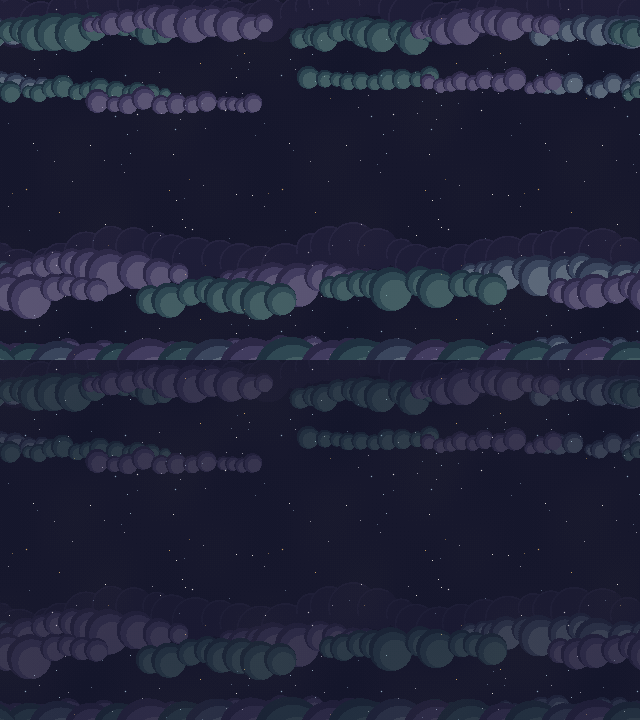
#> input picture art-src/space/work/puffs-a-view.png, 1280 x 1440 px (shown at 1/2 size)
$ python nebula_cumulus.py ../work/puffs-a-view.png out.png
#> lines starting #> are read from the running program, lines starting #| are printed output that depends on the picture; after the words box and inside, x2 and y2 are one past the last pixel; in counts of white or black regions, pixels touching at a corner belong together
### art-src/space/scripts/nebula_true.py
"""Rebuild the nebula parallax layer at TRUE 640x360 art resolution (1 art px per file px). Dev tooling only.

Round-2 replacement for nebula.py (which collapsed the layer onto a 2x2 grid, i.e. 320x180 effective art).

  1. Gaussian-blur the raw generation (clouds on flat black) to erase its coarse ~6 px pixel grid and
     checker-dither fringe. Over black the RGB is already premultiplied, so blurring it is exact.
  2. Cover-fit to (640 + BLEND) x 360 with a box filter -> a smooth source at the true target resolution.
  3. Alpha from brightness over black (floor/knee), colour un-premultiplied so faint wisps keep their hue.
  4. Horizontal seam: min-cost vertical quilting path through the overlap (cols [0,BLEND) vs [640,640+BLEND)),
     feathered a few px on the smooth source, so the wrap at x=639 -> x=0 is exact.
  5. Top/bottom EDGE rows fade to fully transparent (smoothstep), so an exposed band edge is invisible.
  6. Re-pixelize: colour -> adaptive palette (no dither => stepped colour bands);
     alpha -> a few stepped levels with a narrow 1 px ordered-dither transition between steps.

    python art-src/space/scripts/nebula_true.py <raw.png> <out.png> [--max-alpha 0.5] [--colors 28]
"""

from __future__ import annotations

import argparse
import math
from pathlib import Path

from PIL import Image, ImageFilter

W, H = 640, 360
BAYER4 = [
    [0, 8, 2, 10],
    [12, 4, 14, 6],
    [3, 11, 1, 9],
    [15, 7, 13, 5],
]


def smoothstep(t: float) -> float:
    t = min(1.0, max(0.0, t))
    return t * t * (3 - 2 * t)


def quilt_seam(src, blend: int) -> list[int]:
    """Per-row cut column inside the overlap; left of it the overflow columns (continuing from x=W-1) are shown."""
    cols, rows = blend, H
    acc = [[0.0] * cols for _ in range(rows)]
    back = [[0] * cols for _ in range(rows)]
    for r in range(rows):
        for c in range(cols):
            p, q = src[c, r], src[c + W, r]
            cost = sum(abs(p[i] - q[i]) for i in range(3)) + 0.15 * abs(c - cols / 2)
            if r == 0:
                acc[r][c] = cost
                continue
            best, bc = None, c
            for dc in (-1, 0, 1):
                k = c + dc
                if 0 <= k < cols and (best is None or acc[r - 1][k] < best):
                    best, bc = acc[r - 1][k], k
            acc[r][c] = cost + (best or 0.0)
            back[r][c] = bc
    c = min(range(cols), key=lambda k: acc[rows - 1][k])
    path = [0] * rows
    for r in range(rows - 1, -1, -1):
        path[r] = c
        c = back[r][c]
    return path


# [127 lines left out: functions quantize_with_warm, main, not called in this run]


# [2 lines that do not run on import are left out]

### art-src/space/scripts/nebula_cumulus.py
"""Rebuild the nebula as STEPPED CUMULUS at true 640x360 art resolution. Dev tooling only (round 3).

Round-2 (nebula_true.py) kept the raw's soft density as 5 partial-alpha levels, which read as haze.
This keeps the same composition (top + bottom bands, calm empty middle, amber top-left rims on the
left plum clouds) but re-authors the tone as flat cel steps with hard 1 px edges:

  1. Smooth premultiplied source at 640(+overlap)x360 from the raw on black (median + blur erase the
     raw's own pixel grid), seam-quilted exactly like nebula_true.py so x=639 -> x=0 wraps.
  2. Density field D (max channel), blurred wrap-aware, times a scalloped top/bottom envelope so the
     silhouette curls away into rounded cloud tops before the edge (the layer is vertically mirrored
     at runtime, so the edge rows must be empty).
  3. Silhouette = D > t_body. Contours of the blurred field give rounded lobe outlines.
  4. Shading = density + a lighting term from the gradient of a broader blur of D (light from the
     top-left), quantized into 3 flat body steps (shadow / mid / light). A 4th step, the rim, is a
     1-2 px lit lip on every top-left facing edge of the silhouette and of each light lobe.
  5. Hue family (plum / teal / dusk, amber where the raw had warm rims) from the un-premultiplied
     colour, mode-filtered into coherent regions; each family has a hand-picked 4-step ramp.
  6. Cleanup: islands smaller than a few px are absorbed (mode filter on the level map) so every step
     edge is a clean stepped 1 px line, no fuzzy fringe, no dither noise.
  7. Alpha is flat per step (shadow < mid < light = rim <= ALPHA_MAX), never a soft ramp.

    python art-src/space/scripts/nebula_cumulus.py <raw.png> <out.png> [options]
"""

from __future__ import annotations

import argparse
import math
import sys
from pathlib import Path

import numpy as np
from PIL import Image, ImageFilter

sys.path.insert(0, str(Path(__file__).resolve().parent))
from nebula_true import quilt_seam, smoothstep  # noqa: E402

W, H = 640, 360
ALPHA_MAX = 127

# shadow, mid, light, rim (rgb). Muted, from the design tokens (plum #9B8FB8, dusk-blue #9EB6C4, teal #6FA39A, amber #D4A055).
RAMPS: dict[str, list[tuple[int, int, int]]] = {
    "plum": [(64, 54, 96), (100, 88, 138), (148, 134, 180), (196, 184, 220)],
    "teal": [(40, 72, 84), (66, 110, 114), (106, 158, 150), (164, 206, 192)],
    "dusk": [(52, 64, 94), (88, 108, 138), (142, 168, 186), (200, 218, 228)],
    "amber": [(64, 54, 96), (106, 88, 132), (176, 140, 132), (226, 178, 108)],
}
FAMILIES = ["plum", "teal", "dusk", "amber"]
BACK = (44, 40, 72)


def wrap_blur(arr: np.ndarray, radius: float) -> np.ndarray:
    """Separable Gaussian blur (sigma = radius) that wraps horizontally and clamps vertically."""
    if radius <= 0:
        return arr.astype(np.float64).copy()
    k = int(math.ceil(radius * 3))
    xs = np.arange(-k, k + 1, dtype=np.float64)
    ker = np.exp(-0.5 * (xs / radius) ** 2)
    ker /= ker.sum()
    a = arr.astype(np.float64)
    out = np.zeros_like(a)
    for i, w in zip(range(-k, k + 1), ker):
        out += w * np.roll(a, i, axis=1)
    pad = np.concatenate([np.repeat(out[:1], k, 0), out, np.repeat(out[-1:], k, 0)], axis=0)
    res = np.zeros_like(a)
    for i, w in zip(range(2 * k + 1), ker):
        res += w * pad[i : i + a.shape[0]]
    return res


def wrap_mode(lab: np.ndarray, size: int) -> np.ndarray:
    pad = np.concatenate([lab[:, -16:], lab, lab[:, :16]], axis=1).astype(np.uint8)
    out = np.array(Image.fromarray(pad, mode="L").filter(ImageFilter.ModeFilter(size)))
    return out[:, 16 : 16 + W]


def smooth_source(raw_path: Path, blend: int, median: int, blur: float, squash: float, feather: int) -> np.ndarray:
#> called with blend = 192, median = 7, blur = 2.5, squash = 0.82, feather = 6
    raw = Image.open(raw_path).convert("RGB")
    if median > 1:
        raw = raw.filter(ImageFilter.MedianFilter(median))
    if blur > 0:
        raw = raw.filter(ImageFilter.GaussianBlur(blur))
    tw = W + blend
    scale = max(tw / raw.width, H / raw.height)
#> scale = 0.65
    nw, nh = round(raw.width * scale), max(H, round(raw.height * scale * squash))
#> nw = 832; nh = 768
    sm = raw.resize((nw, nh), Image.Resampling.BOX)
    left, top = (nw - tw) // 2, (nh - H) // 2
#> left = 0; top = 204
    sm = sm.crop((left, top, left + tw, top + H))
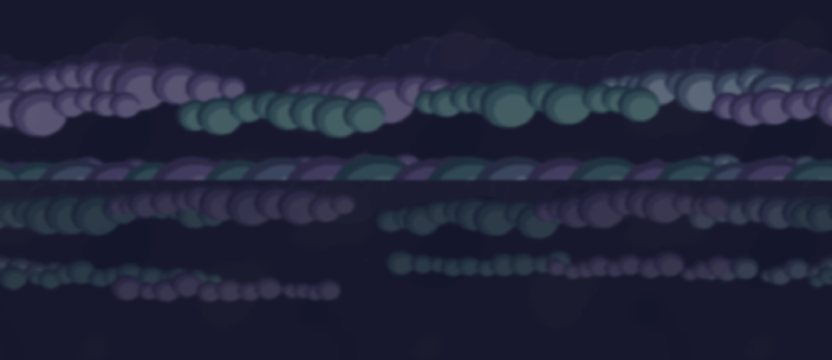
#> sm: PIL image 832x360 RGB; mean R, G, B 32.8, 35.5, 57.1
    src = sm.load()
    path = quilt_seam(src, blend)
#> path = 360 values, max 120 at index 224, min 75 at index 91, mean 97.24
    a = np.array(sm, dtype=np.float64)
    out = a[:, :W].copy()
    f = max(1, feather)
    for y in range(H):
        s = path[y]
        for x in range(blend):
            t = smoothstep((x - (s - f)) / (2 * f))
            out[y, x] = a[y, x + W] * (1 - t) + a[y, x] * t
#> this loop made 360 passes
#> s on passes 1 to 3: 96, 96, 96
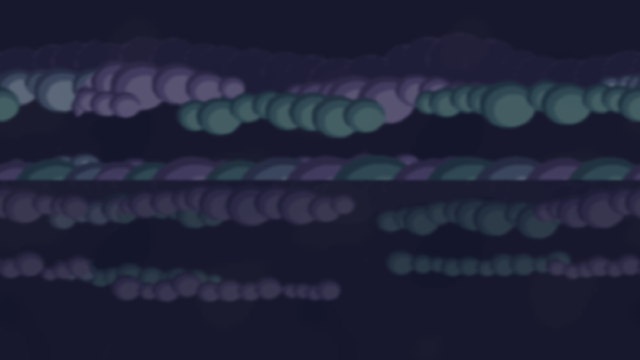
#> out: shape (360, 640, 3) float64; mean R, G, B 32.4, 35.3, 56.7
    return out


def scallop(x: np.ndarray, ph: float, n1: int, n2: int) -> np.ndarray:
    t = 2 * math.pi * x / W
    v = 0.6 * np.abs(np.sin(n1 * t + ph)) ** 0.6 + 0.4 * np.abs(np.sin(n2 * t + 1.7 * ph)) ** 0.6
    return np.minimum(1.0, v)


def main() -> None:
    p = argparse.ArgumentParser()
    p.add_argument("src", type=Path)
    p.add_argument("out", type=Path)
    p.add_argument("--blend", type=int, default=192)
    p.add_argument("--median", type=int, default=7)
    p.add_argument("--blur", type=float, default=2.5)
    p.add_argument("--squash", type=float, default=0.82)
    p.add_argument("--feather", type=int, default=6)
    p.add_argument("--dblur", type=float, default=2.0, help="blur of the density field (art px) -> roundness of lobes")
    p.add_argument("--lblur", type=float, default=7.0, help="blur used for the lighting normal (art px) -> lobe scale")
    p.add_argument("--t-body", type=float, default=0.30, help="silhouette threshold on normalized density")
    p.add_argument("--t-back", type=float, default=0.0, help="optional dim back-bank threshold (0 = off)")
    p.add_argument("--light-w", type=float, default=0.55, help="weight of the lighting term vs density")
    p.add_argument("--steps", type=str, default="0.42,0.62", help="shade thresholds shadow|mid|light")
    p.add_argument("--edge", type=int, default=22)
    p.add_argument("--edge-wave", type=float, default=9.0)
    p.add_argument("--rim", type=int, default=1, help="rim thickness in px on lit silhouette edges")
    p.add_argument("--inner-rim", action="store_true", help="also rim the top-left edge of light lobes")
    p.add_argument("--mode", type=int, default=5, help="mode filter size for level/hue cleanup")
    p.add_argument("--alphas", type=str, default="104,118,127,127")
    p.add_argument("--back-alpha", type=int, default=70)
    a = p.parse_args()

    S = smooth_source(a.src, a.blend, a.median, a.blur, a.squash, a.feather)
    m = S.max(axis=2)
    # un-premultiplied colour for hue classification
    col = S / np.maximum(m, 1)[..., None]

    # density normalized to 0..1 using the 99th percentile of visible density
    D = wrap_blur(m, a.dblur)
    ref = np.percentile(D[D > 12], 99) if (D > 12).any() else 255
#> ref = 110.7
    D = np.clip(D / ref, 0, 1)

    # scalloped envelope: puffs curl away into rounded tops before the mirrored edge
    xs = np.arange(W, dtype=np.float64)
    env = np.ones((H, W))
    for y in range(H):
        d = min(y, H - 1 - y)
        ph = 0.0 if y < H // 2 else 2.4
        off = a.edge_wave * (1 - scallop(xs, ph, 5, 11))
        ramp = max(2.0, a.edge - 2 - a.edge_wave)
        env[y] = 0.0 if d < 3 else np.clip(((d - 3 - off) / ramp), 0, 1)
    env = np.vectorize(smoothstep)(env) if False else env * env * (3 - 2 * env)
    D = D * env

    # lighting from the gradient of a broad blur (normal points down the density slope = outward)
    B = wrap_blur(D * 255, a.lblur) / 255
#> call 2 of wrap_blur, with radius = 7
#> after the loop in wrap_blur (call 2), `for i, w in zip(range(2 * k + 1), ker):`:
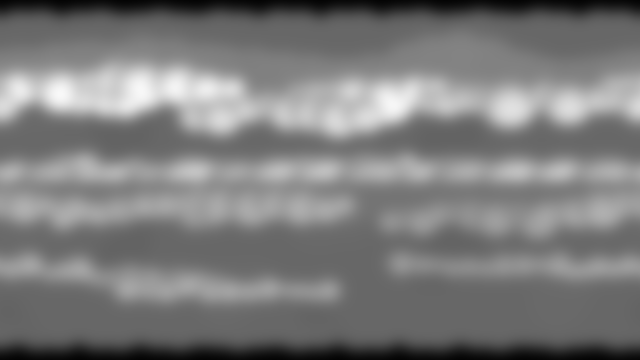
#> res: shape (360, 640) float64; min 4.52, max 248.9, mean 123.9
    gx = (np.roll(B, -1, axis=1) - np.roll(B, 1, axis=1)) * 0.5
    gy = np.zeros_like(B)
    gy[1:-1] = (B[2:] - B[:-2]) * 0.5
    lx, ly = -0.62, -0.78  # toward the light (top-left)
    # outward normal = -grad; facing = n . l
    nrm = np.hypot(gx, gy) + 1e-6
    facing = (-(gx * lx + gy * ly)) / nrm
    strength = np.clip(nrm / (np.percentile(nrm[D > a.t_body], 90) + 1e-6), 0, 1)
    light = 0.5 + 0.5 * facing * strength  # 0..1, 0.5 = flat
    shade = (1 - a.light_w) * D + a.light_w * light

    body = D > a.t_body
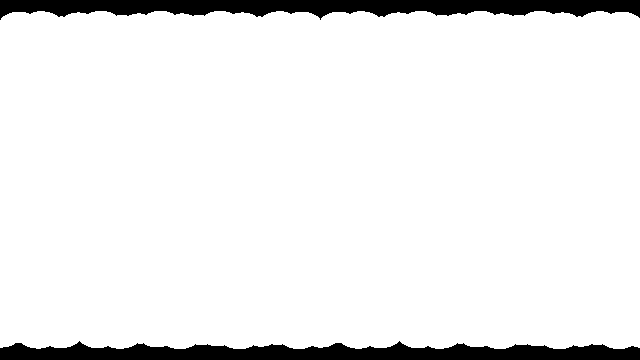
#> body: shape (360, 640) bool; 92.6% white; 2 black regions, box (x1, y1, x2, y2) and area: (0, 341, 640, 360) 8475, (0, 0, 640, 20) 8466
    t1, t2 = (float(v) for v in a.steps.split(","))
    lvl = np.full((H, W), -1, dtype=np.int32)
    if a.t_back > 0:
        lvl[(D > a.t_back) & ~body] = 9
    lvl[body] = 0
    lvl[body & (shade > t1)] = 1
    lvl[body & (shade > t2)] = 2

    # hue family from un-premultiplied colour
    r, g, b = col[..., 0], col[..., 1], col[..., 2]
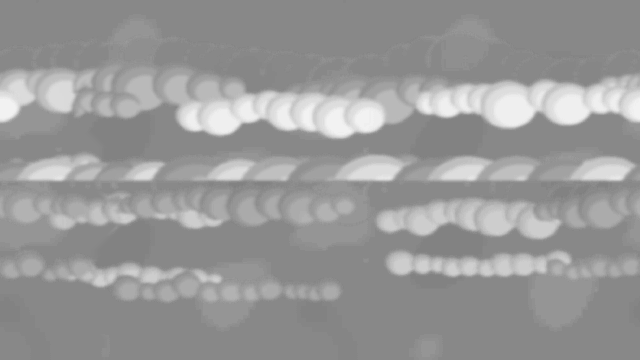
#> g: shape (360, 640) float64; min 0.5, max 0.95, mean 0.597
#> b: shape (360, 640) float64; every value is 1
    fam = np.zeros((H, W), dtype=np.int32)  # plum
    teal = (g > r * 1.08) & (g >= b * 0.92)
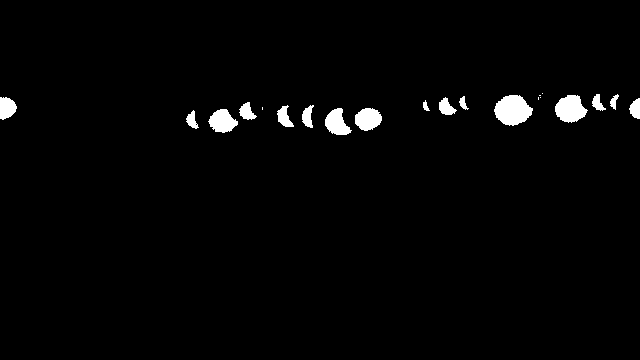
#> teal: shape (360, 640) bool; 2% white; 21 white regions (5 under 20 px), largest, box (x1, y1, x2, y2) and area: (494, 95, 533, 126) 860, (555, 95, 588, 123) 645, (208, 109, 238, 133) 478
    dusk = (b > r * 1.12) & ~teal
    warm = (r > b * 1.05) & (r > g * 1.02)
#> warm: shape (360, 640) bool; every value is 0
    fam[dusk] = 2
    fam[teal] = 1
    fam[warm] = 3
    fam = wrap_mode(fam, a.mode)
    # amber only near the lit tops: dilate warm areas a bit, keep as its own ramp
    # cleanup level map (shift by 1 so -1 -> 0)
    lv = wrap_mode(lvl + 1, a.mode).astype(np.int32) - 1
    lv[lv == 8] = -1  # guard
    # never let cleanup grow the silhouette outside the body
    lv[(~body) & (lv >= 0) & (lv != 9)] = -1
    lv[body & (lv < 0)] = 0
    lv[(lv == 9) & body] = 0

    # rim: lit top-left edges of the silhouette (neighbour toward the light is outside the body)
    inside = lv >= 0
    inside &= lv != 9
    rim = np.zeros((H, W), dtype=bool)
    for k in range(1, a.rim + 1):
        up = np.zeros_like(inside)
        up[k:] = inside[:-k]
        left = np.roll(inside, k, axis=1)
        diag = np.zeros_like(inside)
        diag[k:] = np.roll(inside, k, axis=1)[:-k]
        edge = inside & (~up | (~left & ~diag))
        rim |= edge & (lv >= 1)
    if a.inner_rim:
        lt = lv == 2
        up = np.zeros_like(lt)
        up[1:] = lt[:-1]
        left = np.roll(lt, 1, axis=1)
        rim |= lt & ~up & ~left
    alphas = [int(v) for v in a.alphas.split(",")]

    out = np.zeros((H, W, 4), dtype=np.uint8)
    for y in range(H):
        for x in range(W):
            L = lv[y, x]
            if L < 0:
                continue
            if L == 9:
                out[y, x] = (*BACK, a.back_alpha)
                continue
            ramp = RAMPS[FAMILIES[fam[y, x]]]
            if rim[y, x]:
                out[y, x] = (*ramp[3], alphas[3])
            else:
                out[y, x] = (*ramp[L], alphas[L])
    img = Image.fromarray(out, mode="RGBA")
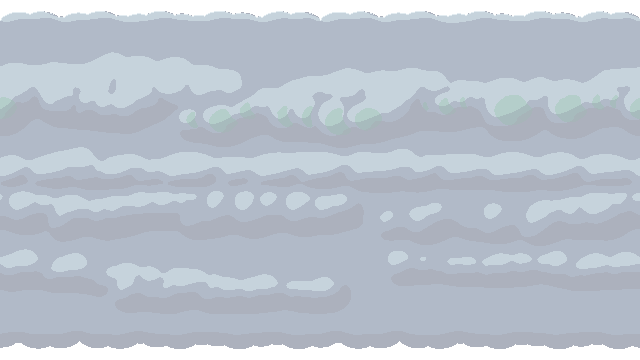
#> img: PIL image 640x360 RGBA; mean R, G, B, A 84.8, 103.4, 128.2, 108.3; transparent parts drawn white
    a.out.parent.mkdir(parents=True, exist_ok=True)
    img.save(a.out, optimize=True)
    al = out[..., 3]
    print(f"wrote {a.out} colours={len(img.getcolors(1 << 16) or [])} max_alpha={al.max()} visible={(al > 0).mean():.2f}")
#| wrote out.png colours=8 max_alpha=127 visible=0.93


if __name__ == "__main__":
    main()
